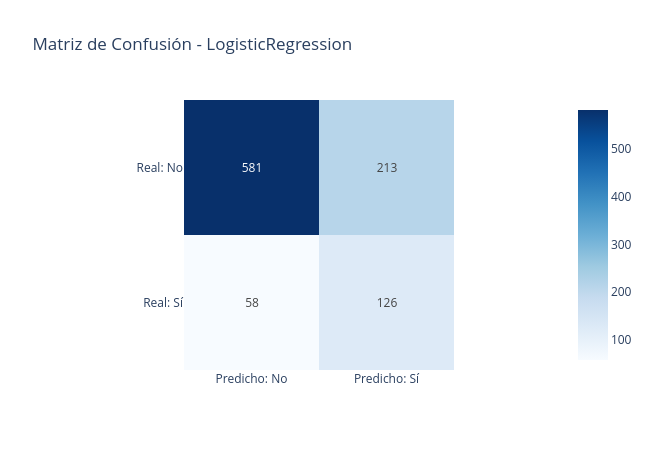
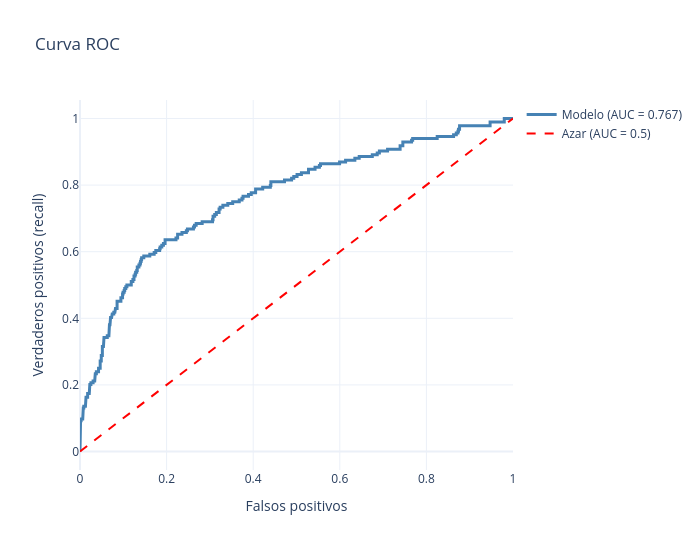

Notebook code for these charts, in order:
### Markdown cell above
### Evaluación de la regresión logística

### Code cell
# Reporte, matriz de confusión y curva ROC
reporte(log_final, sel_log)

### Figure 1 — Plotly figure (JSON) as saved in the notebook; plotly's stock layout.template omitted (floating-point values rounded to 4 significant figures)
{"data": [{"coloraxis": "coloraxis", "hovertemplate": "x: %{x}<br>y: %{y}<br>color: %{z}<extra></extra>", "name": "0", "texttemplate": "%{z}", "type": "heatmap", "x": ["Predicho: No", "Predicho: Sí"], "xaxis": "x", "y": ["Real: No", "Real: Sí"], "yaxis": "y", "z": [[581, 213], [58, 126]]}], "layout": {"coloraxis": {"autocolorscale": false, "colorscale": [[0, "rgb(247,251,255)"], [0.125, "rgb(222,235,247)"], [0.25, "rgb(198,219,239)"], [0.375, "rgb(158,202,225)"], [0.5, "rgb(107,174,214)"], [0.625, "rgb(66,146,198)"], [0.75, "rgb(33,113,181)"], [0.875, "rgb(8,81,156)"], [1, "rgb(8,48,107)"]]}, "height": 450, "title": {"text": "Matriz de Confusión - LogisticRegression"}, "width": 650, "xaxis": {"anchor": "y", "constrain": "domain", "domain": [0, 1], "scaleanchor": "y"}, "yaxis": {"anchor": "x", "autorange": "reversed", "constrain": "domain", "domain": [0, 1]}}}

### Figure 2 — Plotly figure (JSON) as saved in the notebook; plotly's stock layout.template omitted (floating-point values rounded to 4 significant figures; data arrays with more than 128 entries replaced by an {"elided": "..."} marker saying what was removed)
{"data": [{"line": {"color": "steelblue", "width": 3}, "mode": "lines", "name": "Modelo (AUC = 0.767)", "type": "scatter", "x": {"elided": "269 float values"}, "y": {"elided": "269 float values"}}, {"line": {"color": "red", "dash": "dash"}, "mode": "lines", "name": "Azar (AUC = 0.5)", "type": "scatter", "x": [0, 1], "y": [0, 1]}], "layout": {"height": 550, "title": {"text": "Curva ROC"}, "width": 700, "xaxis": {"title": {"text": "Falsos positivos"}}, "yaxis": {"title": {"text": "Verdaderos positivos (recall)"}}}}
